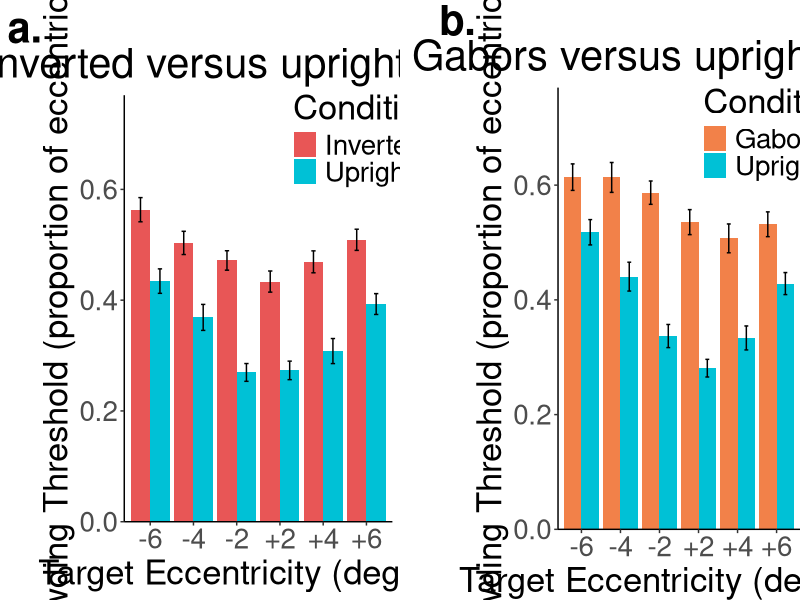
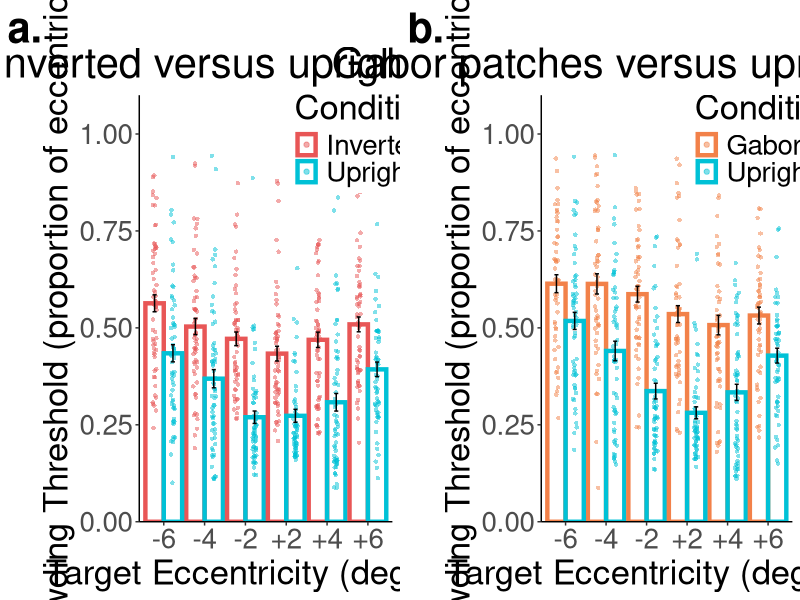
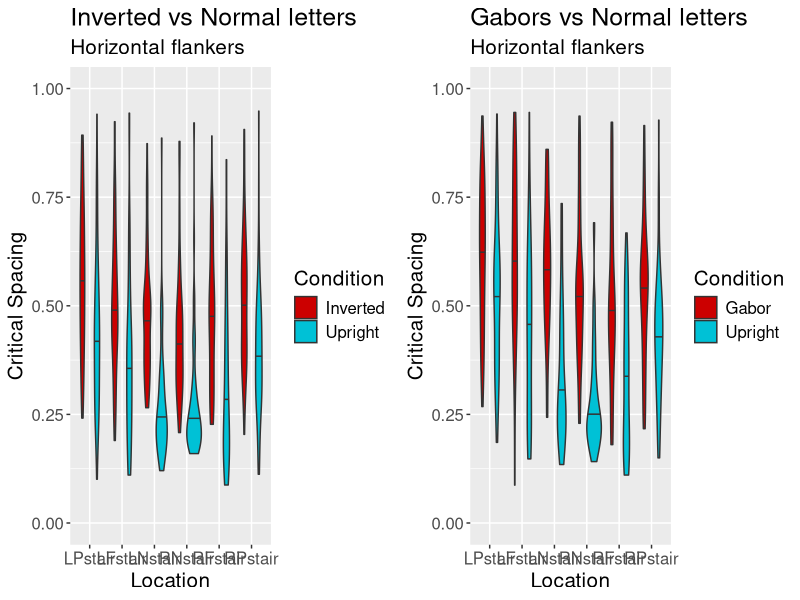
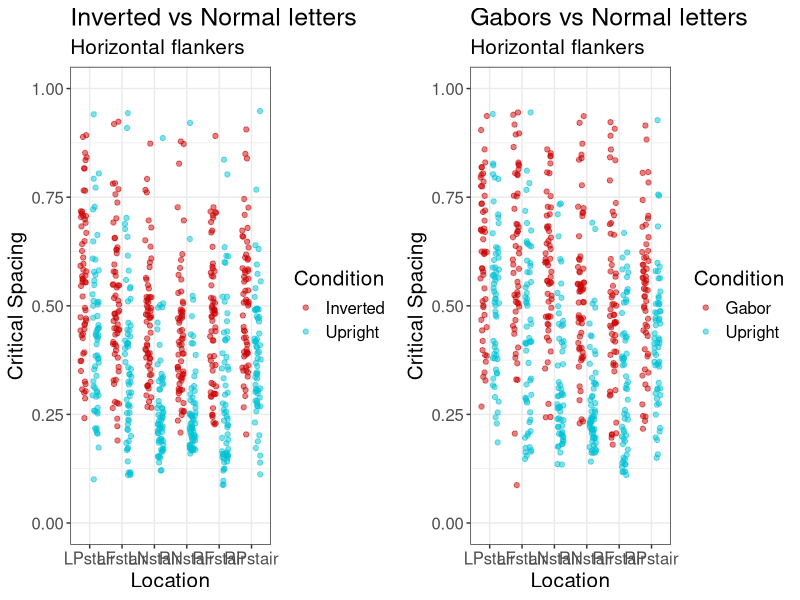

The R script that drew these images, in order:
# Analysis for Study 1 of "Fundamental changes in the spatial properties of visual perception after a lifetime of reading crowded letters"
# - Kurt Winsler

# packages
require(lme4)
require(lmerTest)
require(car)

require(dplyr)
require(tidyr)

require(ggplot2)
require(gridExtra)

# working directory
setwd("/Users/kwinsler/Documents/GitHub/Letter_crowding_study/Study1")

# load data
s1a_dat <- read.delim(file = 'a_letters_vs_invertedletters/CRD_INV_HOR_data.csv', sep = ',', header = T)
s1b_dat <- read.delim(file = 'b_letters_vs_gabors/CRD_GAB_HOR_data.csv', sep = ',', header = T)

# combine data
s1a_dat$Experiment <- 'INV'
s1b_dat$Experiment <- 'GAB'

alldat <- rbind(s1a_dat, s1b_dat)
alldat$Stair_short <- substr(alldat$Stair, 3, 9) # better label

## Bar plots

# aggregated data to plot
all_pdat <- alldat %>% 
  group_by(Experiment, Stair_short, Condition) %>%  
  summarise(mean = mean(Mean), 
            sd = sd(Mean),
            n = n(),  
            se = sd(Mean)/sqrt(n())) %>%
  mutate(Stair = case_when(
    Stair_short == "LPstair" ~ '-6',
    Stair_short == "LFstair" ~ '-4',
    Stair_short == "LNstair" ~ '-2',
    Stair_short == "RNstair" ~ '+2',
    Stair_short == "RFstair" ~ '+4',
    Stair_short == "RPstair"~ '+6'))

# plot
ylimits <- c(0,0.7)

all_pdat[all_pdat$Experiment == 'INV', ] %>% # filter data and pipe
  ggplot(aes(Stair, mean, fill = Condition)) + # x = stair (location), y = mean, fill = upright vs inverted
    geom_bar(stat="identity", position = 'dodge', aes(fill = Condition)) + # make bar plot
    scale_fill_manual("Condition", values = c("Inverted" = "#e85656", "Upright" = "#00c1d6")) + # manual color mapping
    scale_x_discrete(limits=c("-6","-4","-2","+2","+4","+6")) + # manually set order of x axis
    geom_errorbar(position = position_dodge(.9), aes(ymin = mean - se, ymax = mean + se), width=0.2) + # add error bars (se is a column in the data)
    labs(x = 'Target Eccentricity (degrees)',  # x label
         y = 'Crowding Threshold (proportion of eccentricity)', # y label
         title = 'Inverted versus upright letters', # title
         tag = 'a.') + # tag (the a.)
    scale_y_continuous(limits = ylimits,expand = expansion(mult = c(0, .1))) + # set y limits (ylimits is an object of 2 values) and make bars touch bottom axis
    theme_classic() + # blank background and no upper or right line 
    theme(plot.title = element_text(hjust = 0.5), # center title
          legend.position=c(.9,.9), # put condition legend into top right of plot
          plot.tag = element_text(face = "bold"), # bold the "a." tag
          text = element_text(size=25)) -> p1 # set font and assign to object

all_pdat[all_pdat$Experiment == 'GAB', ] %>%
  ggplot(aes(Stair, mean, fill = Condition)) +
  geom_bar(stat="identity", position = 'dodge', aes(fill = Condition)) +
  scale_fill_manual("Condition", values = c("Gabor" = "#f28149", "Upright" = "#00c1d6")) +
  scale_x_discrete(limits=c("-6","-4","-2","+2","+4","+6")) +
  geom_errorbar(position = position_dodge(.9), aes(ymin = mean - se, ymax = mean + se), width=0.2) + 
  labs(x = 'Target Eccentricity (degrees)', 
       y = 'Crowding Threshold (proportion of eccentricity)', 
       title = 'Gabors versus upright letters',
       tag = 'b.') +
  scale_y_continuous(limits = ylimits, expand = expansion(mult = c(0, .1))) +
  theme_classic() +
  theme(plot.title = element_text(hjust = 0.5),
        legend.position=c(.9,.9),
        text = element_text(size=25),
        plot.tag = element_text(face = "bold"),
        plot.margin = unit(c(0,0,0,1), "cm")) -> p2

grid.arrange(p1, p2, nrow = 1)
# exported at 1800 x 800

## Bar plots with data points overlayed

alldat %>% 
  mutate(Stair = case_when(
    Stair_short == "LPstair" ~ '-6',
    Stair_short == "LFstair" ~ '-4',
    Stair_short == "LNstair" ~ '-2',
    Stair_short == "RNstair" ~ '+2',
    Stair_short == "RFstair" ~ '+4',
    Stair_short == "RPstair"~ '+6')) -> alldat

ylimits <- c(0,1)
bar_alpha <- 0
point_alpha <- .5

# a plot
ggplot(data = NULL, aes(fill = Condition)) + # data is null because 2 data objects used (for bar and points)
  geom_bar(data = all_pdat[all_pdat$Experiment == 'INV', ], # mean data
           aes(Stair, mean, fill = Condition, color = Condition),
           size = 1.5,
           alpha = bar_alpha,
           stat="identity", position = 'dodge') + # make bar plot
  scale_fill_manual("Condition", values = c("Inverted" = "#e85656", "Upright" = "#00c1d6")) + # manual color mapping
  scale_color_manual("Condition", values = c("Inverted" = "#e85656", "Upright" = "#00c1d6")) + # manual color mapping
  scale_x_discrete(limits=c("-6","-4","-2","+2","+4","+6")) + # manually set order of x axis
  # add points
  geom_point(data = alldat[alldat$Experiment == 'INV', ], # raw data
             aes(Stair, Mean, color = Condition, stroke = 0), alpha = point_alpha, 
             position=position_jitterdodge(jitter.width = 0.1, dodge.width= .9)) +
  # error bars (after points for layering)
  geom_errorbar(data = all_pdat[all_pdat$Experiment == 'INV', ],
                aes(Stair, mean, ymin = mean - se, ymax = mean + se),
                position = position_dodge(.9),
                width=0.2) + 
  # other aesthetics
  labs(x = 'Target Eccentricity (degrees)',  # x label
       y = 'Crowding Threshold (proportion of eccentricity)', # y label
       title = 'Inverted versus upright letters', # title
       tag = 'a.') + # tag (the a.)
  scale_y_continuous(limits = ylimits,expand = expansion(mult = c(0, .1))) + # set y limits (ylimits is an object of 2 values) and make bars touch bottom axis
  theme_classic() + # blank background and no upper or right line 
  theme(plot.title = element_text(hjust = 0.5), # center title
        legend.position=c(.9,.9), # put condition legend into top right of plot
        plot.tag = element_text(face = "bold"), # bold the "a." tag
        text = element_text(size=25)) -> p1 # set font and assign to object

# b plot
ggplot(data = NULL, aes(fill = Condition)) + # data is null because 2 data objects used (for bar and points)
  geom_bar(data = all_pdat[all_pdat$Experiment == 'GAB', ], # mean data
           aes(Stair, mean, fill = Condition, color = Condition),
           size = 1.5,
           alpha = bar_alpha,
           stat="identity", position = 'dodge') + # make bar plot
  scale_fill_manual("Condition", values = c("Gabor" = "#f28149", "Upright" = "#00c1d6")) + # manual color mapping
  scale_color_manual("Condition", values = c("Gabor" = "#f28149", "Upright" = "#00c1d6")) + # manual color mapping
  scale_x_discrete(limits=c("-6","-4","-2","+2","+4","+6")) + # manually set order of x axis
  # add points
  geom_point(data = alldat[alldat$Experiment == 'GAB', ], # raw data
             aes(Stair, Mean, color = Condition, stroke = 0), alpha = point_alpha, 
             position=position_jitterdodge(jitter.width = 0.1, dodge.width= .9)) +
  # error bars (after points for layering)
  geom_errorbar(data = all_pdat[all_pdat$Experiment == 'GAB', ],
                aes(Stair, mean, ymin = mean - se, ymax = mean + se),
                position = position_dodge(.9),
                width=0.2) + 
  # other aesthetics
  labs(x = 'Target Eccentricity (degrees)',  # x label
       y = 'Crowding Threshold (proportion of eccentricity)', # y label
       title = 'Gabor patches versus upright letters', # title
       tag = 'b.') + # tag (the a.)
  scale_y_continuous(limits = ylimits,expand = expansion(mult = c(0, .1))) + # set y limits (ylimits is an object of 2 values) and make bars touch bottom axis
  theme_classic() + # blank background and no upper or right line 
  theme(plot.title = element_text(hjust = 0.5), # center title
        legend.position=c(.9,.9), # put condition legend into top right of plot
        plot.tag = element_text(face = "bold"), # bold the "a." tag
        text = element_text(size=25)) -> p2 # set font and assign to object 

# exported at 1800 x 800
grid.arrange(p1, p2, nrow = 1)



### Other plots

## Violin plots
ylimits <- c(0,1)

alldat[alldat$Experiment == 'INV', ] %>%
  ggplot(aes(Stair_short, Mean, fill = Condition)) +
  geom_violin(aes(fill = Condition), draw_quantiles = c(0.5)) +
  ylim(ylimits) +
  scale_fill_manual("Condition", values = c("Inverted" = "#cc0000", "Upright" = "#00c1d6")) +
  scale_x_discrete(limits=c('LPstair', 'LFstair', 'LNstair','RNstair', 'RFstair','RPstair')) +
  labs(x = 'Location', y = 'Critical Spacing', 
       subtitle = 'Horizontal flankers',title = 'Inverted vs Normal letters') +
  theme(text = element_text(size=15)) -> p1

alldat[alldat$Experiment == 'GAB', ] %>%
  ggplot(aes(Stair_short, Mean, fill = Condition)) +
  geom_violin(aes(fill = Condition), draw_quantiles = c(0.5)) +
  ylim(ylimits) +
  scale_fill_manual("Condition", values = c("Gabor" = "#cc0000", "Upright" = "#00c1d6")) +
  scale_x_discrete(limits=c('LPstair', 'LFstair', 'LNstair','RNstair', 'RFstair','RPstair')) +
  labs(x = 'Location', y = 'Critical Spacing', 
       subtitle = 'Horizontal flankers',title = 'Gabors vs Normal letters') +
  theme(text = element_text(size=15)) -> p2
  
grid.arrange(p1, p2, nrow = 1)

## dot/rain plots
ylimits <- c(0,1)
alpha <- .5

alldat[alldat$Experiment == 'INV', ] %>%
  ggplot(aes(Stair_short, Mean, color = Condition)) +
  geom_point(aes(color = Condition), alpha = alpha, 
             position=position_jitterdodge(jitter.width = 0.2)) +
  ylim(ylimits) +
  scale_color_manual("Condition", values = c("Inverted" = "#cc0000", "Upright" = "#00c1d6")) +
  scale_x_discrete(limits=c('LPstair', 'LFstair', 'LNstair','RNstair', 'RFstair','RPstair')) +
  labs(x = 'Location', y = 'Critical Spacing', 
       subtitle = 'Horizontal flankers',title = 'Inverted vs Normal letters') +
  theme_bw() +
  theme(text = element_text(size=15)) -> p1

alldat[alldat$Experiment == 'GAB', ] %>%
  ggplot(aes(Stair_short, Mean, fill = Condition)) +
  geom_point(aes(color = Condition), alpha = alpha, 
             position=position_jitterdodge(jitter.width = 0.2)) +  
  ylim(ylimits) +
  scale_color_manual("Condition", values = c("Gabor" = "#cc0000", "Upright" = "#00c1d6")) +
  scale_x_discrete(limits=c('LPstair', 'LFstair', 'LNstair','RNstair', 'RFstair','RPstair')) +
  labs(x = 'Location', y = 'Critical Spacing', 
       subtitle = 'Horizontal flankers',title = 'Gabors vs Normal letters') +
  theme_bw() +
  theme(text = element_text(size=15)) -> p2

grid.arrange(p1, p2, nrow = 1)

#### Analysis ####

## Study 1a - inverted vs upright letters

# main model
fit.s1a <- lmer(Mean ~ CondEff * HemifieldEff * EccentricityEff 
            + (1 | SUBJECT)
            + (0 + CondEff | SUBJECT)
            + (0 + HemifieldEff | SUBJECT)
            + (0 + EccentricityEff | SUBJECT)
            , data = s1a_dat)

summary(fit.s1a)
anova(fit.s1a, type = 3)

# upright only follow up
fit.s1a.upr <- lmer(Mean ~ HemifieldEff * EccentricityEff 
                + (1 | SUBJECT)
                + (0 + HemifieldEff | SUBJECT)
                + (0 + EccentricityEff | SUBJECT)
                , data = s1a_dat[s1a_dat$Condition == "Upright", ] )

summary(fit.s1a.upr)
anova(fit.s1a.upr, type = 3)

# inverted only follow up
fit.s1a.inv <- lmer(Mean ~ HemifieldEff * EccentricityEff 
                    + (1 | SUBJECT)
                    + (0 + HemifieldEff | SUBJECT)
                    + (0 + EccentricityEff | SUBJECT)
                    , data = s1a_dat[s1a_dat$Condition == "Inverted", ] )

summary(fit.s1a.inv)
anova(fit.s1a.inv, type = 3)

## Study 1b - gabors vs upright letters

# main model
fit.s1b <- lmer(Mean ~ CondEff * HemifieldEff * EccentricityEff 
            + (1 | SUBJECT)
            + (0 + CondEff | SUBJECT)
            + (0 + HemifieldEff | SUBJECT)
            + (0 + EccentricityEff | SUBJECT)
            , data = s1b_dat)

summary(fit.s1b)
anova(fit.s1b, type = 3)

# upright only follow up
fit.s1b.upr <- lmer(Mean ~ HemifieldEff * EccentricityEff 
                    + (1 | SUBJECT)
                    + (0 + HemifieldEff | SUBJECT)
                    + (0 + EccentricityEff | SUBJECT)
                    , data = s1b_dat[s1b_dat$Condition == "Upright", ] )

summary(fit.s1b.upr)
anova(fit.s1b.upr, type = 3)

# gabor only follow up
fit.s1b.gab <- lmer(Mean ~ HemifieldEff * EccentricityEff 
                    + (1 | SUBJECT)
                    + (0 + HemifieldEff | SUBJECT)
                    + (0 + EccentricityEff | SUBJECT)
                    , data = s1b_dat[s1b_dat$Condition == "Gabor", ] )

summary(fit.s1b.gab)
anova(fit.s1b.gab, type = 3)

#### Cross-study analysis ####

## combine data
# inverted data
s1a_dat %>%
  filter(Condition == "Inverted") %>%
  mutate(SUBJECT = paste0(SUBJECT,'_2'),# new subject id because different subjects in both exps
         CondEff = -0.5) -> INV_dat  # set inv condition to -0.5 effect code (gabors are already 0.5)

# combine with gabor data
INV_dat %>%
  rbind(filter(s1b_dat, Condition == "Gabor")) -> combined_dat
  
# model
fit.inv_gab <- lmer(Mean ~ CondEff * HemifieldEff * EccentricityEff 
            + (1 | SUBJECT)
            + (0 + HemifieldEff | SUBJECT)
            + (0 + EccentricityEff | SUBJECT)
            , data = combined_dat)

summary(fit.inv_gab)
anova(fit.inv_gab, type = 3)
